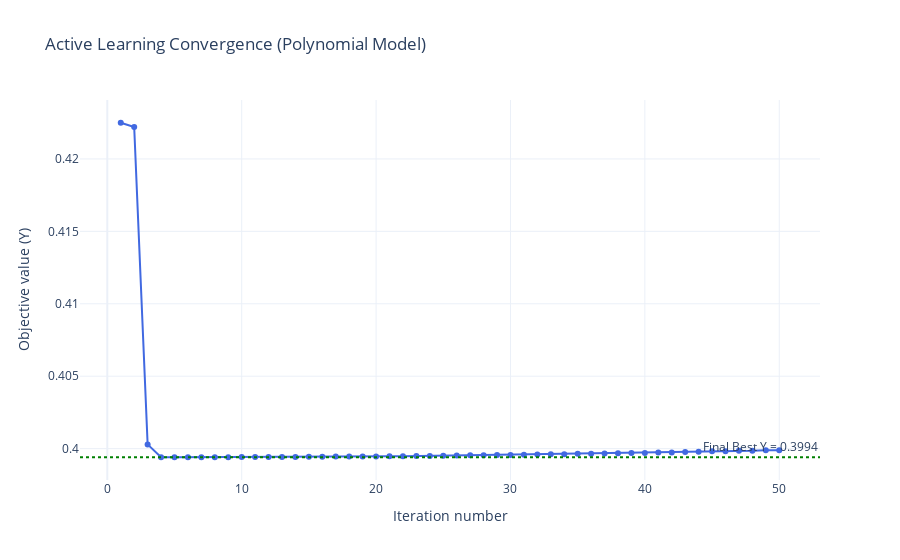

Source (notebook cell):
### Code cell
# starting sample size = 1, with 1000 grid points for candidate selection
X0 = np.array([[0.5]])
Y0 = np.array([f(0.5)])
X_grid = np.linspace(0, 1, 1000).reshape(-1, 1)
# --- Run the loop ---
X_obs, Y_obs, history, cache = active_learning_loop(
    f=f,
    X_obs=X0,
    Y_obs=Y0,
    X_grid=X_grid,
    n_iters=50,
    model_type="poly",
    acquisition = "LCB", kappa_start=3.0, kappa_end=1.5,
    min_improve_pct=None
)
# --- Extract history ---
iters = np.arange(len(history))
y_next = np.array([h[2] for h in history])
best_y = np.array([h[3] for h in history])
best_final = np.min(best_y)
# plot the tuning convergence
fig = go.Figure()
fig.add_trace(go.Scatter(
    x=iters+1, y=y_next,
    mode='lines+markers',
    name='Y evaluated',
    line=dict(color='royalblue', width=2),
    marker=dict(size=6)
))
fig.add_hline(
    y=res.fun,
    line_dash='dot',
    line_color='green',
    annotation_text=f"Final Best Y = {res.fun:.4f}",
    annotation_position='top right'
)
fig.update_layout(
    title="Active Learning Convergence (Polynomial Model)",
    xaxis_title="Iteration number",
    yaxis_title="Objective value (Y)",
    hovermode="x unified",
    template="plotly_white"
)
fig.show()

### Figure 1 — Plotly figure (JSON) as saved in the notebook; plotly's stock layout.template omitted (floating-point values rounded to 4 significant figures)
{"data": [{"line": {"color": "royalblue", "width": 2}, "marker": {"size": 6}, "mode": "lines+markers", "name": "Y evaluated", "type": "scatter", "x": [1, 2, 3, 4, 5, 6, 7, 8, 9, 10, 11, 12, 13, 14, 15, 16, 17, 18, 19, 20, 21, 22, 23, 24, 25, 26, 27, 28, 29, 30, 31, 32, 33, 34, 35, 36, 37, 38, 39, 40, 41, 42, 43, 44, 45, 46, 47, 48, 49, 50], "y": [0.4225, 0.4222, 0.4003, 0.3994, 0.3994, 0.3994, 0.3994, 0.3994, 0.3994, 0.3994, 0.3994, 0.3994, 0.3994, 0.3994, 0.3994, 0.3994, 0.3994, 0.3995, 0.3995, 0.3995, 0.3995, 0.3995, 0.3995, 0.3995, 0.3995, 0.3995, 0.3995, 0.3995, 0.3996, 0.3996, 0.3996, 0.3996, 0.3996, 0.3996, 0.3996, 0.3996, 0.3997, 0.3997, 0.3997, 0.3997, 0.3997, 0.3997, 0.3998, 0.3998, 0.3998, 0.3998, 0.3998, 0.3999, 0.3999, 0.3999]}], "layout": {"annotations": [{"showarrow": false, "text": "Final Best Y = 0.3994", "x": 1, "xanchor": "right", "xref": "x domain", "y": 0.3994, "yanchor": "bottom", "yref": "y"}], "hovermode": "x unified", "shapes": [{"line": {"color": "green", "dash": "dot"}, "type": "line", "x0": 0, "x1": 1, "xref": "x domain", "y0": 0.3994, "y1": 0.3994, "yref": "y"}], "title": {"text": "Active Learning Convergence (Polynomial Model)"}, "xaxis": {"title": {"text": "Iteration number"}}, "yaxis": {"title": {"text": "Objective value (Y)"}}}}
